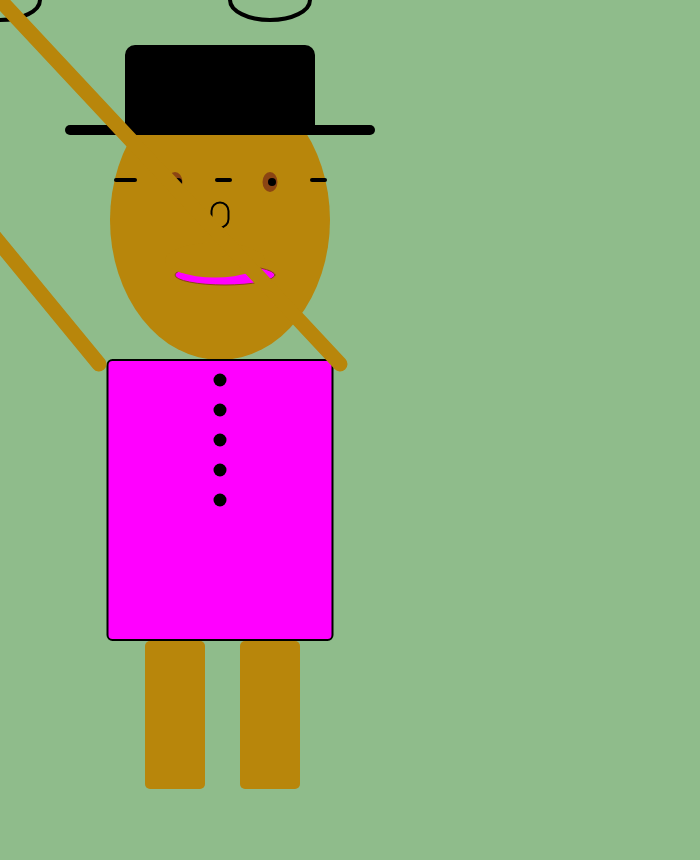
Frame 1 (no input)
Frame 60 (no input): identical to frame 1, image omitted
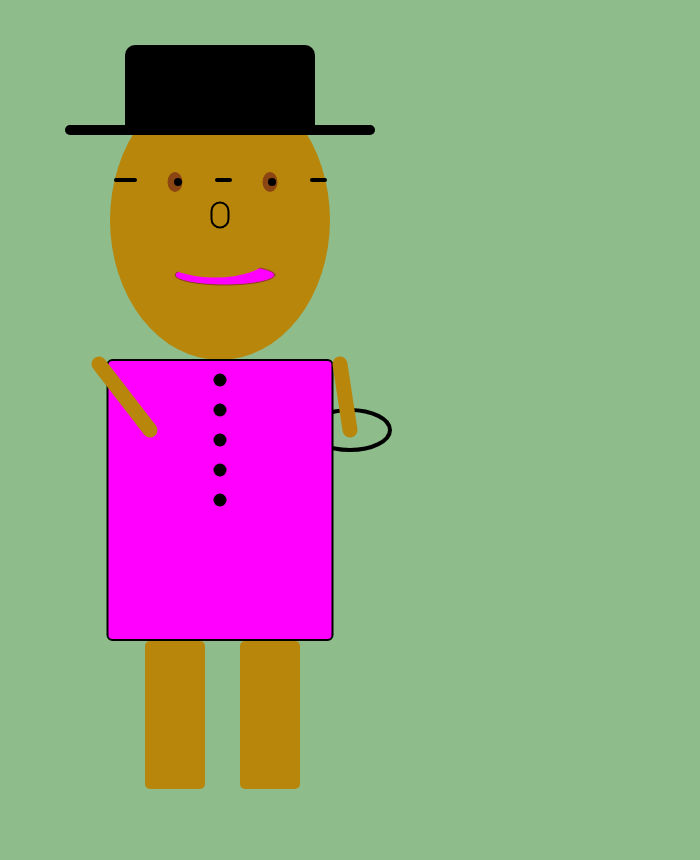
Frame 120 (the mouse pressed at the canvas centre since frame 60)

The p5.js sketch that drew these frames (run headless with seeded random() and noise() and a simulated clock; from frame 60 on, the mouse is pressed at the canvas centre):

// p5.js sketch
// ── sketch.js
/*
Self Portait
v 3
by Dawn Joseph
MMP 210 example week 2
Interactive example
*/


function setup() {
	createCanvas(700, 860);
}

function draw() {
	background(143, 188, 139,);
    ellipseMode(CENTER);
    rectMode(CENTER);
    
    //Variables head
    var headX = 220;
    var headY = 220; 
    var headWidth = 220;
    var headHeight = 280;
    var headColor = 'DARKGOLDENROD';
    
    //Variables eyes
    var eyeStroke = 'black';
    var eyeW = 4;
    
    var lineX1 = 217;
    var lineY1 = 180;
    var lineX2 = 230;
    var lineY2 = 180;
    
    var lineX01 = 116;
    var lineY01 = 180;
    var lineX02 = 135;
    var lineY02 = 180;
     
    var lineX001 = 312;
    var lineY001 = 180;
    var lineX002 = 325;
    var lineY002 = 180;
    
    var eyeRightX = mouseX;
    var eyeRightY = mouseY;
    var eyeRightWidth = 80;
    var eyeRightHeight = 40;
    
    var eyeLeftXX = 270;
    var eyeLeftY = 180;
    var eyeLeftWidth = 80;
    var eyeLeftHeight = 40;
    
    //Variables hat
    var hatStroke = 'black';
    var hatW = 10;
    var hatColor = 'black';
    
    var hatX = 220;
    var hatY = 90;
    var hatWidth = 180;
    var hatHeight = 80;
    var hatA = 5;
    
    var hatLineX = 70;
    var hatLineY = 130;
    var hatLineW = 135;
    var hatLineH = 130;
    
    var hatLine0X = 305;
    var hatLineY = 130;
    var hatLine0W = 370;
    var hatLineH = 130;
    
    //Variables nose
    var noseStroke = 'black';
    var noseW = 2;
    
    var noseX = 220;
    var noseY = 215; 
    var noseWidth = 17;
    var noseHeight = 25;
    var noseA = 25;
    
    //Variables mouth
    var mouthStroke = 'SADDLEBROWN'; 
    var mouthW = 1;
    var mouthColor1 = 'MAGENTA';
    var mouthColor2 = 'DARKGOLDENROD';
    
    var mouthX = 225;
    var mouthY = 275;
    var mouthWidth = 100;
    var mouthHeight = 20;
    var mouthA = 20;
    
    var mouthX2 = 215;
    var mouthY2 = 260;
    var mouthW2 = 100;
    var mouthH2 = 35;
    var mouthA2 = 35;
    
    //Variables eyes pupil
    var eyesPupilColor = 'SADDLEBROWN';
    
    var eyesPupilX = 175;
    var eyesPupilY = 182; 
    var eyesPupilW = 15;
    var eyesPupilH = 20;
    
    var eyesPX = 270;
    var eyesPupilY = 182; 
    var eyesPupilW = 15;
    var eyesPupilH = 20;
    
    var eyesPupilColor2 = 'black';
    
    var eyesPupilX1 = 178;
    var eyesPupilY1 = 182; 
    var eyesPupilW1 = 8;
    var eyesPupilH1 = 8;
    
    var eyesPX2 = 272;
    var eyesPupilY2 = 182; 
    var eyesPupilW2 = 8;
    var eyesPupilH2 = 8;
    
    //Variables body
    var bodyStroke = 'black';
    var bodyW = 2;
    var bodyColor = 'MAGENTA';
    
    var bodyX = 220;
    var bodyY = 500; 
    var bodyWidth = 225;
    var bodyHeight = 280;
    var bodyA = 5;
    
    //Variables hands
    var handsC = 'DARKGOLDENROD';
    var handsW = 15;
    
    var handsLineX = mouseX;
    var handsLineY = mouseY;
    var handsLineW = 340;
    var handsLineH = 364;
    
    var handsLine0X = mouseX - 100;
    var handsLineY = mouseY;
    var handsLine0W = 99;
    var handsLineH = 364;
    
    //Variables legs
    var legsColor = 'DARKGOLDENROD';
    
    var legsRightX = 175;
    var legsRightY = 715;
    var legsRightWidth = 60;
    var legsRightHeight = 148;
    var legsRightA = 5;
    
    var legsLeftX = 270;
    var legsLeftY = 715;
    var legsLeftWidth = 60;
    var legsLeftHeight = 148;
    var legsLeftA = 5;
    
    //Variables buttons
    var buttonW = 13;
    
    var buttonX1 = 220;
    var buttonY1 = 380;
    var buttonX2 = 220;
    var buttonY2 = 410;
    var buttonX3 = 220;
    var buttonY3 = 440;
    var buttonX4 = 220;
    var buttonY4 = 470;
    var buttonX5 = 220;
    var buttonY5 = 500;
    
    
    //head
    fill(headColor);
    noStroke();
    ellipse(headX, headY, headWidth, headHeight);
    
    //eyes
    noFill();
    stroke(eyeStroke);
    strokeWeight(eyeW);
    line(lineX1, lineY1, lineX2, lineY2);
    line(lineX01, lineY01, lineX02, lineY02);
    line(lineX001, lineY001, lineX002, lineY002);
    ellipse(eyeRightX, eyeRightY, eyeRightWidth, eyeRightHeight);//right
    ellipse(eyeLeftXX, eyeRightY, eyeRightWidth, eyeRightHeight);//left
    
    //hat
    stroke(hatStroke);
    strokeWeight(hatW);
    fill(hatColor);
    rect(hatX, hatY, hatWidth, hatHeight, hatA);
    line(hatLineX, hatLineY, hatLineW, hatLineH);
    line(hatLine0X, hatLineY, hatLine0W, hatLineH);
   
    // nose
    noFill();
    stroke(noseStroke);
    strokeWeight(noseW);
    rect(noseX, noseY, noseWidth, noseHeight, noseA);
    
    //mouth
    stroke(mouthStroke);
    strokeWeight(mouthW);
    fill(mouthColor1);
    ellipse(mouthX, mouthY, mouthWidth, mouthHeight, mouthA);
    fill(mouthColor2);
    noStroke();
    ellipse(mouthX2, mouthY2, mouthW2, mouthH2, mouthA2);
    
    //eyes pupil
    fill(eyesPupilColor);
    ellipse(eyesPupilX, eyesPupilY, eyesPupilW, eyesPupilH);//right
    ellipse(eyesPX, eyesPupilY, eyesPupilW, eyesPupilH);//left
    fill(eyesPupilColor2);
    ellipse(eyesPupilX1, eyesPupilY1, eyesPupilW1, eyesPupilH1);//right
    ellipse(eyesPX2, eyesPupilY2, eyesPupilW2, eyesPupilH2);//left
    
    //body
    stroke(bodyStroke);
    strokeWeight(bodyW);
    fill(bodyColor);
    rect(bodyX, bodyY, bodyWidth, bodyHeight, bodyA);
    
    //hands
    stroke(handsC);
    strokeWeight(handsW);
    line(handsLineX, handsLineY, handsLineW, handsLineH);
    line(handsLine0X - 100, handsLineY, handsLine0W, handsLineH);
     
    //legs
    fill(legsColor);
    noStroke();
    rect(legsRightX, legsRightY, legsRightWidth, legsRightHeight, legsRightA);//right
    rect(legsLeftX, legsLeftY, legsLeftWidth, legsLeftHeight, legsLeftA);//left
   
    //buttons
    strokeWeight(buttonW);
    stroke(0);
    point(buttonX1, buttonY1);//1
    point(buttonX2, buttonY2);//2
    point(buttonX3, buttonY3);//3
    point(buttonX4, buttonY4);//4
    point(buttonX5, buttonY5);//5
 
}
